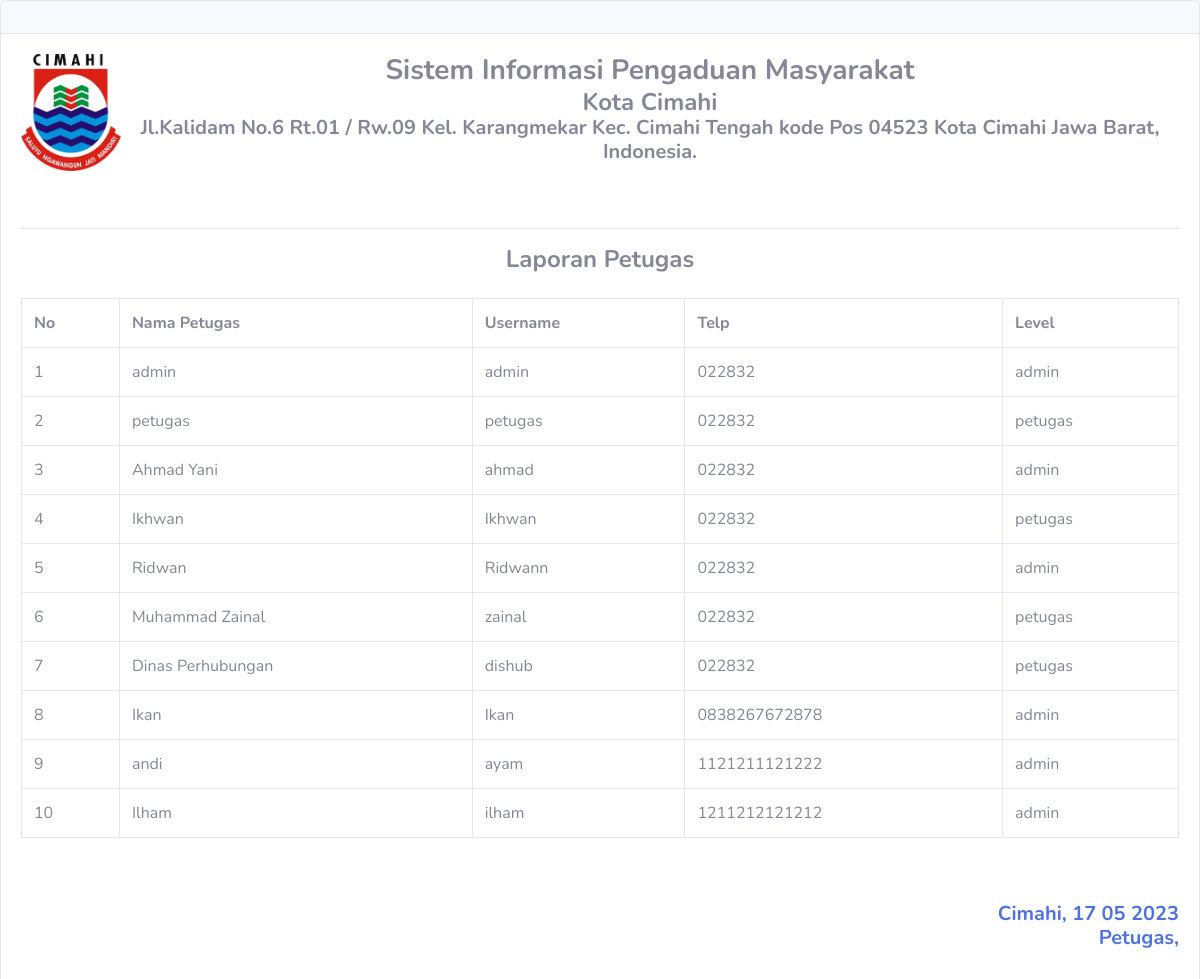
The page /aplikasi_pengaduanmasyarakat/admin/rifki_reportpetugas.php on the database its author committed.
### tables this page shows
CREATE TABLE `rifki_petugas` (
  `rifki_id_petugas` int(11) NOT NULL,
  `rifki_nama_petugas` varchar(35) NOT NULL,
  `rifki_username` varchar(25) NOT NULL,
  `rifki_password` varchar(32) NOT NULL,
  `rifki_telp` varchar(13) NOT NULL,
  `rifki_level` enum('admin','petugas') NOT NULL
);

### aplikasi_pengaduanmasyarakat/admin/rifki_reportpetugas.php (the view, shortened to what this page needs)
<!DOCTYPE html>
<html lang="en">
<head>
  <link href="../vendor/fontawesome-free/css/all.min.css" rel="stylesheet" type="text/css">
  <link href="../css/sb-admin-2.min.css" rel="stylesheet">
</head>
<body id="page-top">
          <div class="card shadow mb-4">
            <div class="card-header py-3">
            </div>
            <div class="card-body">
              <img src="../img/logo_cimahi.png" width="100px" border="5" align="left">
              <h3 class="m-0 font-weight-bold text-secondary" align="center">Sistem Informasi Pengaduan Masyarakat</h3>
              <h4 class="m-0 font-weight-bold text-secondary" align="center">Kota Cimahi</h4>
              <h5 class="m-0 font-weight-bold text-secondary" align="center">Jl.Kalidam No.6 Rt.01 / Rw.09 Kel. Karangmekar Kec. Cimahi Tengah kode Pos 04523 Kota Cimahi Jawa Barat, Indonesia.</h5>
              <br><br><hr>
              <h4 class="m-0 font-weight-bold text-secondary" align="center">Laporan Petugas</h4>
              <br>
              <div class="table-responsive">
                <table class="table table-bordered" id="dataTable" width="100%" cellspacing="0">
                    <tr>
                      <th>No</th>
                      <th>Nama Petugas</th>
                      <th>Username</th>
                      <th>Telp</th>
                      <th>Level</th>
                    </tr>
                  <?php
                  include '../rifki_koneksi.php';
                  $no_urut = 0;
                  $sql = mysqli_query($koneksi,"SELECT * FROM rifki_petugas");
                  while ($data=mysqli_fetch_array($sql)) {
                    $no_urut++;
                  ?>
                    <tr>
                      <td><?php echo $no_urut?></td>
                      <td><?php echo $data['rifki_nama_petugas']?></td>
                      <td><?php echo $data['rifki_username']?></td>
                      <td><?php echo $data['rifki_telp'] ?></td>
                      <td><?php echo $data['rifki_level']?></td>
                    </tr>
                    <?php
}
?>
                  </table>
                </div>
                <br>
                <br>
                <h5 class="m-0 font-weight-bold text-primary" align="right">Cimahi, <?php echo date('d m Y'); ?></h5>
                <h5 class="m-0 font-weight-bold text-primary" align="right">Petugas, </h5>
                <br><br><br><br>
</body>
</html>

### rows shown on the page
rifki_petugas: rifki_nama_petugas "admin", rifki_username "admin", rifki_telp "022832", rifki_level "admin"
rifki_petugas: rifki_nama_petugas "petugas", rifki_username "petugas", rifki_telp "022832", rifki_level "petugas"
rifki_petugas: rifki_nama_petugas "Ahmad Yani", rifki_username "ahmad", rifki_telp "022832", rifki_level "admin"
rifki_petugas: rifki_nama_petugas "Ikhwan", rifki_username "Ikhwan", rifki_telp "022832", rifki_level "petugas"
rifki_petugas: rifki_nama_petugas "Ridwan", rifki_username "Ridwann", rifki_telp "022832", rifki_level "admin"
rifki_petugas: rifki_nama_petugas "Muhammad Zainal", rifki_username "zainal", rifki_telp "022832", rifki_level "petugas"
rifki_petugas: rifki_nama_petugas "Dinas Perhubungan", rifki_username "dishub", rifki_telp "022832", rifki_level "petugas"
rifki_petugas: rifki_nama_petugas "Ikan", rifki_username "Ikan", rifki_telp "0838267672878", rifki_level "admin"
rifki_petugas: rifki_nama_petugas "andi", rifki_username "ayam", rifki_telp "1121211121222", rifki_level "admin"
rifki_petugas: rifki_nama_petugas "Ilham", rifki_username "ilham", rifki_telp "1211212121212", rifki_level "admin"
